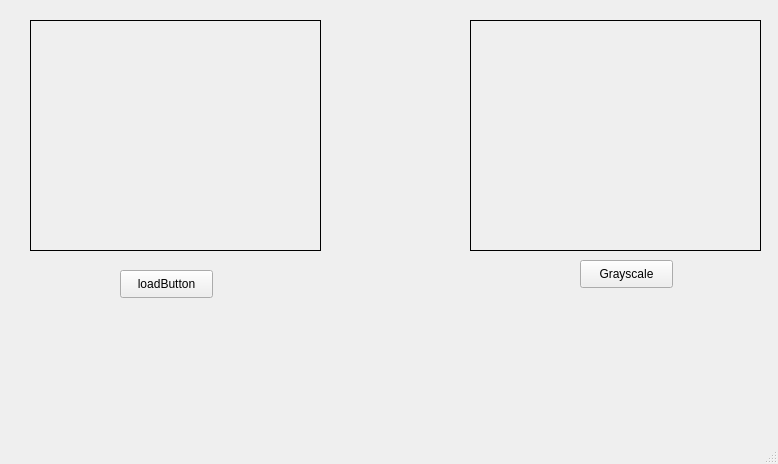
<?xml version="1.0" encoding="UTF-8"?>
<ui version="4.0">
 <class>MainWindow</class>
 <widget class="QMainWindow" name="MainWindow">
  <property name="geometry">
   <rect>
    <x>0</x>
    <y>0</y>
    <width>778</width>
    <height>464</height>
   </rect>
  </property>
  <property name="windowTitle">
   <string>MainWindow</string>
  </property>
  <widget class="QWidget" name="centralwidget">
   <widget class="QLabel" name="imgLabel">
    <property name="geometry">
     <rect>
      <x>30</x>
      <y>20</y>
      <width>291</width>
      <height>231</height>
     </rect>
    </property>
    <property name="frameShape">
     <enum>QFrame::Box</enum>
    </property>
    <property name="text">
     <string/>
    </property>
   </widget>
   <widget class="QLabel" name="hasilLabel">
    <property name="geometry">
     <rect>
      <x>470</x>
      <y>20</y>
      <width>291</width>
      <height>231</height>
     </rect>
    </property>
    <property name="frameShape">
     <enum>QFrame::Box</enum>
    </property>
    <property name="text">
     <string/>
    </property>
   </widget>
   <widget class="QPushButton" name="loadButton">
    <property name="geometry">
     <rect>
      <x>120</x>
      <y>270</y>
      <width>93</width>
      <height>28</height>
     </rect>
    </property>
    <property name="text">
     <string>loadButton</string>
    </property>
   </widget>
   <widget class="QPushButton" name="GrayButton">
    <property name="geometry">
     <rect>
      <x>580</x>
      <y>260</y>
      <width>93</width>
      <height>28</height>
     </rect>
    </property>
    <property name="text">
     <string>Grayscale</string>
    </property>
   </widget>
  </widget>
  <widget class="QMenuBar" name="menubar">
   <property name="geometry">
    <rect>
     <x>0</x>
     <y>0</y>
     <width>778</width>
     <height>26</height>
    </rect>
   </property>
  </widget>
  <widget class="QStatusBar" name="statusbar"/>
 </widget>
 <resources/>
 <connections/>
</ui>
